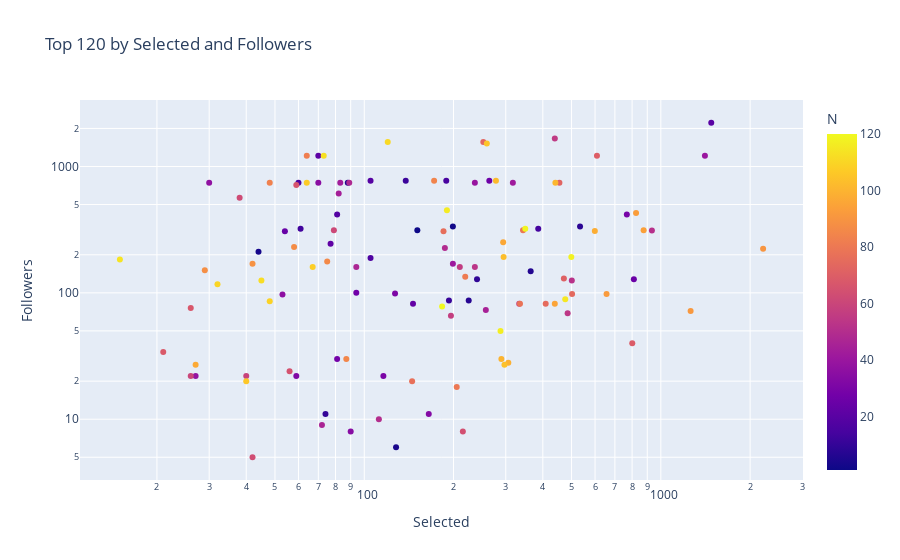

The notebook cell this image was saved under:
### Code cell
fig3 = px.scatter(result_vis, x='Selected', y='Followers', color='N', log_x=True, log_y=True, hover_data=['Title','Selected','Followers'], title='Top 120 by Selected and Followers')
fig3.show()

### Figure 1 — Plotly figure (JSON) as saved in the notebook; plotly's stock layout.template omitted (floating-point values rounded to 4 significant figures)
{"data": [{"customdata": [["Christmas tree with fireplace 5"], ["Benuta Leon Cream Wool Rug"], ["Indoor Plant Set 89"], ["Office chair Ashley"], ["Clothes for wardrobe NG15"], ["Boucle Fabric"], ["Decorative Set 089"], ["Benuta Dave Rectangular Fur Rug (3 colors)"], ["Curtains with Roman blinds 2"], ["Kitchen 10"], ["Decorative Set 088"], ["Carpeting. Seamless carpet"], ["Dressing room 28"], ["Dressing room 16"], ["A set of clothes in bright colors for a wardrobe or showroom and a store"], ["Cairns pedestal Divan.ru"], ["coffee table decor set 005"], ["Roman blinds, Roman blinds"], ["Basic wardrobe made of cabinet furniture with doors"], ["TV wall with Xiaomi laser projector"], ["Omnires mixers"], ["Office chair Sergio La Redoute"], ["Children play area | Interactive"], ["Snow"], ["Glass Block Wall 08"], ["Bathroom decor with a set of different cosmetic products"], ["Moooi Drape Lights"], ["Grilles for ventilation and air conditioning Redvent"], ["Siena Kids Bed By Como"], ["Padel"], ["Robot vacuum cleaner Xiaomi Robot Vacuum Cleaner X20"], ["Faucets and showers Boheme uno set 2"], ["Porcelain tiles Nolana Estima"], ["Bathroom decor set P06"], ["Cecily Nara bedside table Cosmo"], ["kitchen 0252"], ["Lindsay Laurie coffee table Divan.ru"], ["Track system centersvet Infinity"], ["HOMARY island for dressing room NG16"], ["Nice Christmas tree"], ["Bathroom furniture 21"], ["Cookware set NG5"], ["3DArt Relief NG41"], ["West Elm Curved Modern Upholstered Bed"], ["Wine with chocolate set/1"], ["garage tools set 23"], ["Equipe BALI"], ["Milam chair Divan.ru"], ["A bouquet of lilacs in a glass vase"], ["Bouquet 06"], ["Laundry Room _ 0005"], ["Sinks and faucets Omoikiri"], ["Equipe Hopp"], ["Panel with waves"], ["Realistic meadow grass"], ["Herringbone parquet chevron s8"], ["Volhovec Rift Doors"], ["Soft seat by the window in the children's room"], ["Faucets and showers Boheme uno set 1"], ["Faucets and showers Boheme Specter set"], ["Parquet board 4"], ["Decorative Set 270"], ["Bedside table Tammi"], ["Pila Vessels en gold / Jug"], ["kitchen modern-067"], ["Minotti Pilots Bench"], ["Dinning Set 162"], ["Bathroom accessories Z42"], ["FloorGen Tools 1.5.4"], ["Christmas tree 5"], ["Wet asphalt with leaves. Autumn. Editable"], ["Serving NG3"], ["Indoor Plant 702 - Olive Plant"], ["Wardrobe system Rimadesio Dress Bold"], ["Hotel Bathroom Accessories LE LABO"], ["Rubber Coating"], ["Ventilation system."], ["Interactive panel for children room"], ["Christmas tree with fireplace 4"], ["Round carpet"], ["Kitchen Appliance Bosch Kitchen 81"], ["Curtains 9"], ["EWRIKA Penelope electric heated towel rail"], ["A set for a clothing store and showroom"], ["Pinboard with childrens drawings"], ["Furniture Composition 271"], ["TV Wall 52"], ["Indoor Plant Set 0147"], ["Childrens open wardrobe with desk, modular, modern, 25"], ["LAUNDRY SET (Poliform FITTED + ASKO)"], ["Bakery Equipment"], ["Photo Studio Kit"], ["Set of ceilings Armstrong and Grilyato"], ["Boen parquet board wood flooring"], ["Accessories for public toilets black set 152 part 4"], ["Curtain 28/ curtains"], ["Decorative set with a small beige bag"], ["Coffee Shop 6"], ["Khmara by Makhno Rough Plaster Pendant Lamps"], ["Double bath curtain on Sunerzha cornice"], ["Oval island for dressing room NG14"], ["A wall with a rack for gym equipment 2"], ["Emmi Armchair by Minotti"], ["Bathroom furniture 11"], ["541 hallway zone 14 minimal modular wardeobe with seating niche"], ["Canon printer set."], ["Calder Lander Build table Divan.ru"], ["Equipe MASSIMO"], ["Furniture composition GHS-2617"], ["Shower cabin 07"], ["Christmas Tree and Decoration 78"], ["Pinch Pleat Linen Curtain with Roller Blind"], ["Wonderful Christmas Tree"], ["Kitchen table Loft Tobacco and chairs Dick divan.ru"], ["Guitar. Guitar set for stage. Musical instrument. Microphone"], ["Thermal curtain Ballu"], ["Christmas Tree Street"], ["Yoga & Meditation Set"], ["Dressing room 24"], ["Timo Saona"]], "hovertemplate": "Selected=%{x}<br>Followers=%{y}<br>Title=%{customdata[0]}<br>N=%{marker.color}<extra></extra>", "legendgroup": "", "marker": {"color": [1, 2, 3, 4, 5, 6, 7, 8, 9, 10, 11, 12, 13, 14, 15, 16, 17, 18, 19, 20, 21, 22, 23, 24, 25, 26, 27, 28, 29, 30, 31, 32, 33, 34, 35, 36, 37, 38, 39, 40, 41, 42, 43, 44, 45, 46, 47, 48, 49, 50, 51, 52, 53, 54, 55, 56, 57, 58, 59, 60, 61, 62, 63, 64, 65, 66, 67, 68, 69, 70, 71, 72, 73, 74, 75, 76, 77, 78, 79, 80, 81, 82, 83, 84, 85, 86, 87, 88, 89, 90, 91, 92, 93, 94, 95, 96, 97, 98, 99, 100, 101, 102, 103, 104, 105, 106, 107, 108, 109, 110, 111, 112, 113, 114, 115, 116, 117, 118, 119, 120], "coloraxis": "coloraxis", "symbol": "circle"}, "mode": "markers", "name": "", "orientation": "v", "showlegend": false, "type": "scatter", "x": [151, 199, 44, 128, 88, 364, 225, 534, 240, 74, 193, 138, 61, 386, 189, 60, 105, 81, 105, 1479, 70, 77, 146, 54, 811, 264, 94, 81, 768, 116, 127, 59, 165, 90, 70, 53, 30, 27, 236, 1408, 199, 317, 83, 82, 257, 72, 94, 89, 187, 112, 933, 501, 236, 485, 439, 210, 196, 333, 40, 26, 79, 38, 42, 215, 56, 59, 26, 21, 801, 609, 471, 455, 252, 502, 409, 185, 145, 335, 343, 205, 219, 64, 48, 172, 87, 75, 58, 29, 42, 2212, 1260, 656, 825, 875, 439, 294, 27, 599, 306, 290, 441, 278, 295, 297, 259, 40, 64, 67, 48, 32, 120, 45, 73, 15, 476, 190, 288, 499, 349, 183], "xaxis": "x", "y": [313, 335, 211, 6, 743, 148, 87, 335, 128, 11, 87, 770, 322, 322, 770, 743, 189, 417, 770, 2219, 1215, 245, 82, 307, 128, 770, 100, 30, 417, 22, 99, 22, 11, 8, 743, 97, 743, 22, 743, 1215, 170, 743, 743, 610, 73, 9, 160, 743, 226, 10, 311, 125, 160, 69, 1663, 160, 66, 82, 22, 22, 313, 566, 5, 8, 24, 714, 76, 34, 40, 1215, 130, 743, 1562, 98, 82, 307, 20, 82, 313, 18, 134, 1215, 743, 770, 30, 177, 231, 151, 170, 223, 72, 98, 428, 313, 82, 252, 27, 309, 28, 30, 743, 770, 192, 27, 1518, 20, 743, 160, 86, 117, 1562, 125, 1215, 184, 89, 450, 50, 192, 322, 78], "yaxis": "y"}], "layout": {"coloraxis": {"colorbar": {"title": {"text": "N"}}, "colorscale": [[0, "#0d0887"], [0.1111, "#46039f"], [0.2222, "#7201a8"], [0.3333, "#9c179e"], [0.4444, "#bd3786"], [0.5556, "#d8576b"], [0.6667, "#ed7953"], [0.7778, "#fb9f3a"], [0.8889, "#fdca26"], [1, "#f0f921"]]}, "legend": {"tracegroupgap": 0}, "title": {"text": "Top 120 by Selected and Followers"}, "xaxis": {"anchor": "y", "domain": [0, 1], "title": {"text": "Selected"}, "type": "log"}, "yaxis": {"anchor": "x", "domain": [0, 1], "title": {"text": "Followers"}, "type": "log"}}}
